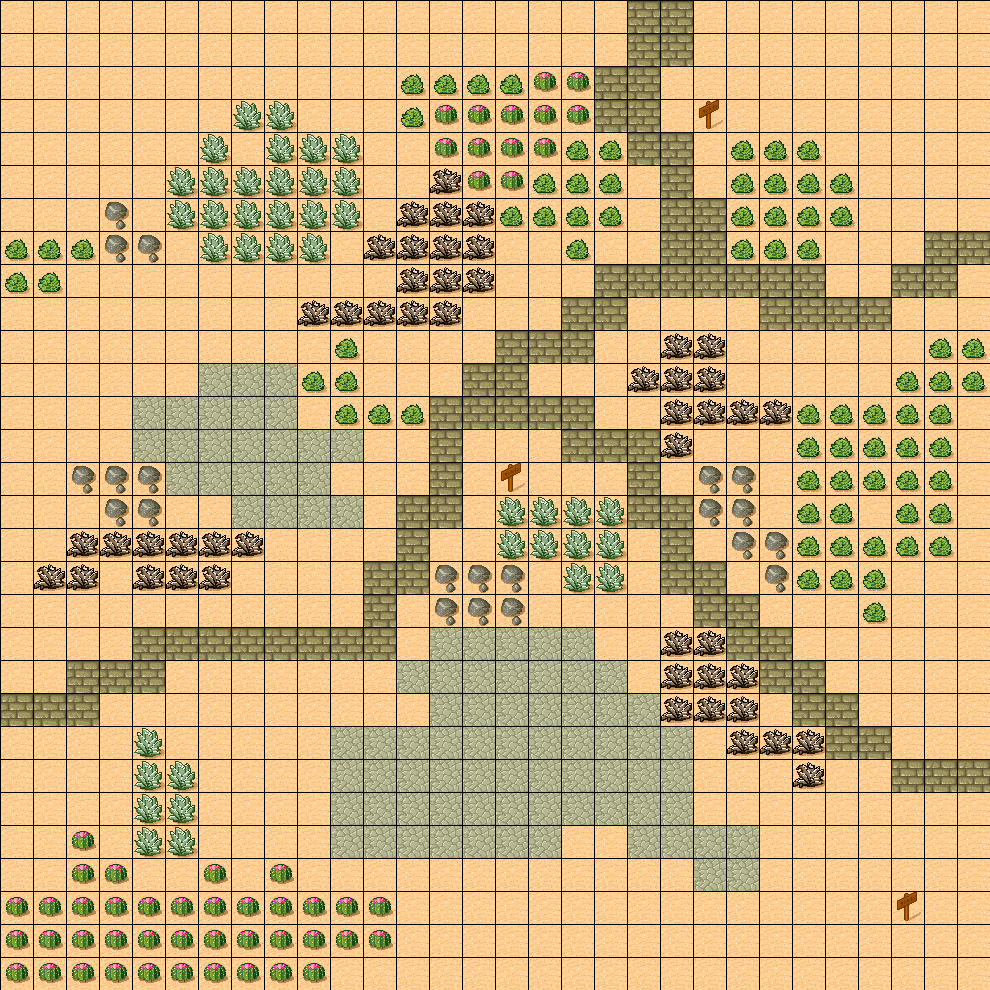

Rendered tile map (Tiled .tmx) drawn with the repository's tilesets; below, a short description and the map source with its tile grids summarised:
An orthogonal 30x30 tile map with 33x33 px tiles, 1 tile layer (Tile Layer 1).

<map version="1.0" orientation="orthogonal" renderorder="right-down" width="30" height="30" tilewidth="33" tileheight="33" nextobjectid="1">
 <tileset firstgid="1" name="tmw_desert_spacing" tilewidth="33" tileheight="33">
  <image source="tmw_desert_spacing.png" width="265" height="199" />
 </tileset>
 <layer name="Tile Layer 1" width="30" height="30">
  <data>[900 cells, 900 non-empty, 9 distinct tile ids]</data>
 </layer>
</map>
